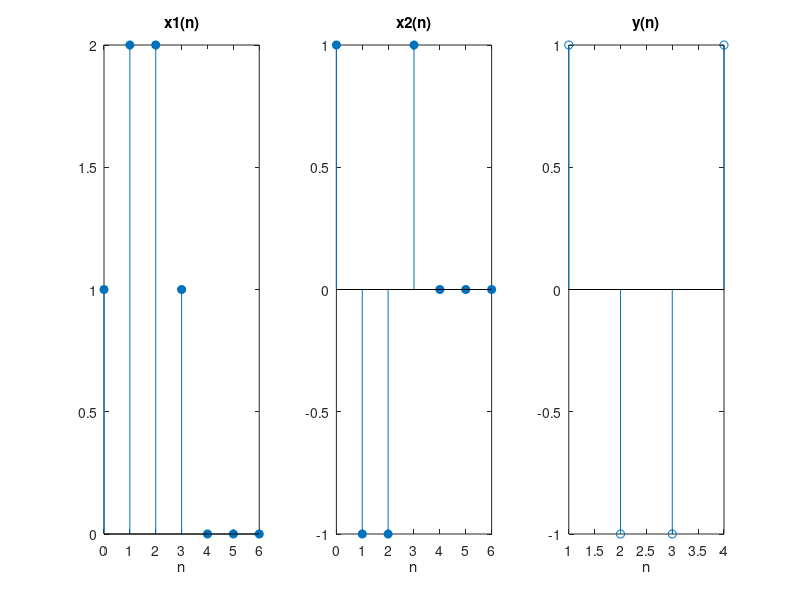

MATLAB code to generate this figure:
N=4
a=[1 2 2 1];
N1=length(a);
b=[1 -1 -1 1];
N2=length(b);
Ny=N1+N2-1;
az=[a zeros(1,Ny-N1)];
bz=[b zeros(1,Ny-N2)];
y=zeros(1,Ny);
%circular convolution
for n=0:Ny-1
    m=0:Ny-1
    n1=mod(n-m,Ny)
    bs=bz(n1+1)
    ab=az.*bs;
    y(n+1)=sum(ab);
end
n=0:Ny-1
subplot(1,3,1)
stem(n,az,'filled');
xlabel('n');
title('x1(n)');

subplot(1,3,2)
stem(n,bz,'filled');
xlabel('n')
title('x2(n)');

subplot(1,3,3);
stem(b);
xlabel('n');
title('y(n)');
